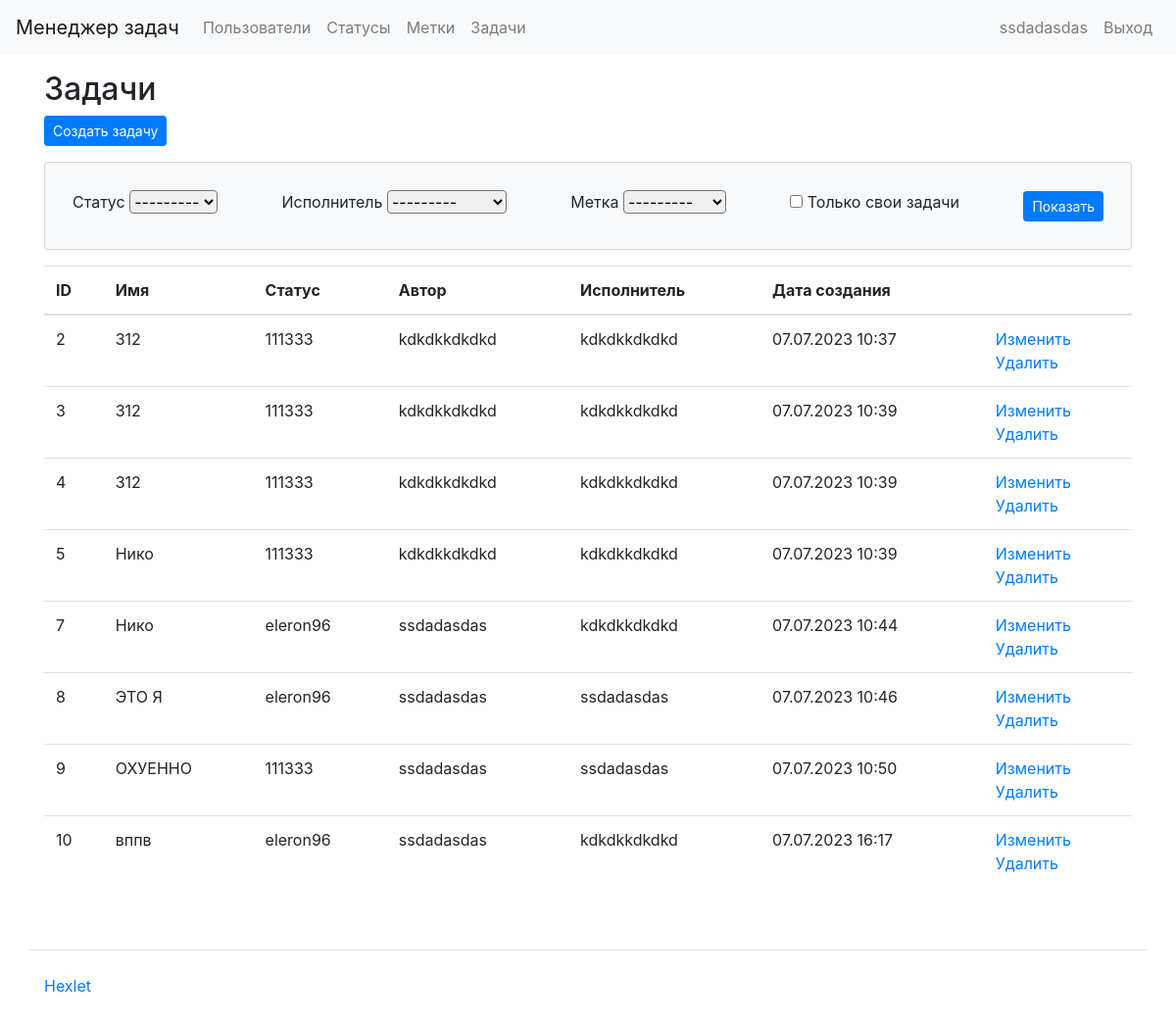
The page /tasks/ (signed in) on the database as committed earlier.
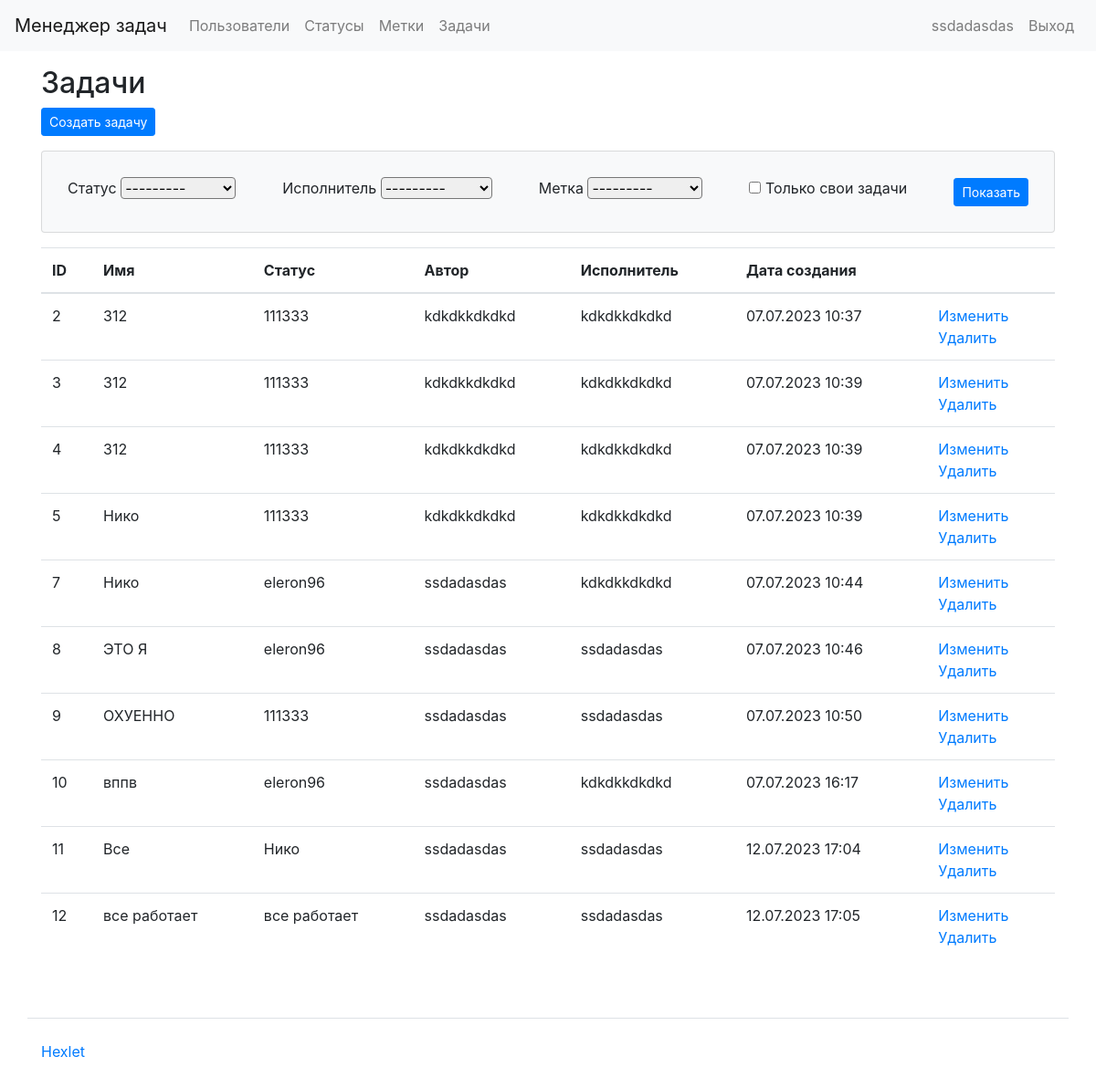
The same page on the database as committed later.
### tasks/models.py (models this page shows, shortened)
class Task(models.Model):
    name = models.CharField(max_length=100)
    description = models.TextField()  # If you want to add a description field
    status = models.ForeignKey(Status, on_delete=models.CASCADE)  # Link to the Status model
    author = models.ForeignKey(User, on_delete=models.CASCADE, related_name='author_tasks')  # Link to the User model
    executor = models.ForeignKey(User, on_delete=models.CASCADE, related_name='executor_tasks')  # Link to the User model
    label = models.ForeignKey(labels, on_delete=models.CASCADE, null=True)  # Link to the Label model
    created_date = models.DateTimeField(auto_now_add=True)
    class Meta:
        app_label = 'tasks'

### status/models.py (models this page shows, shortened)
class Status(models.Model):
    name = models.CharField(max_length=100)
    created_date = models.DateTimeField(auto_now_add=True)
    class Meta:
        app_label = 'status'

### tasks/views.py (the view, shortened to what this page needs)
# urls.py: path('tasks/', tasks_list, name='tasks'),
@login_required
def tasks_list(request):
    form = TaskFilterForm(request.GET or None)
    tasks = TaskModel.objects.all()
    statuses = Status.objects.all()
    context = {'form': form, 'tasks': tasks,
               'task_statuses': statuses}
    return render(request, 'tasks/tasks.html', context)

### tasks/forms.py
class TaskFilterForm(forms.Form):
    status = forms.ModelChoiceField(queryset=Status.objects.all(), required=False)
    executor = forms.ModelChoiceField(queryset=User.objects.all(), required=False)
    label = forms.ModelChoiceField(queryset=labels.objects.all(), required=False)
    my_tasks = forms.BooleanField(required=False)

### task_manager/templates/tasks/tasks.html (shortened to what this page needs)
{% extends "base.html" %}
{% load i18n %}
{% block content %}
  <h2>Задачи</h2>
  <div class="mb-3">
    <a href="{% url 'create_tasks' %}" class="btn btn-primary btn-sm">{% trans "Создать задачу" %}</a>
  </div>
    <div class="card mb-3 card-body bg-light">
        <form method="GET" class="d-flex flex-row align-items-center justify-content-between flex-wrap">
            <div class="p-2">
                <label class="form-label" for="id_status">Статус</label>
                <select name="status" class="form-select rounded" id="id_status">
                    <option value="" selected>---------</option>
                </select>
            </div>
            <div class="p-2">
                <label class="form-label" for="id_executor">Исполнитель</label>
                <select name="executor" class="form-select rounded" id="id_executor">
                    <option value="" selected>---------</option>
                </select>
            </div>
            <div class="p-2">
                <label class="form-label" for="id_label">Метка</label>
                <select name="label" class="form-select rounded" id="id_label">
                    <option value="" selected>---------</option>
                </select>
            </div>
            <div class="p-2 form-check">
                <input type="checkbox" id="my_tasks" name="my_tasks">
                <label for="my_tasks">Только свои задачи</label>
            </div>
            <div class="p-2">
                <input class="btn btn-primary btn-sm" type="submit" value="Показать">
            </div>
        </form>
    </div>
  <table class="table">
    <thead>
      <tr>
        <th scope="col">ID</th>
        <th scope="col">Имя</th>
        <th scope="col">Статус</th>
        <th scope="col">Автор</th>
        <th scope="col">Исполнитель</th>
        <th scope="col">Дата создания</th>
        <th scope="col"></th>
      </tr>
    </thead>
    <tbody>
      {% for task in tasks %}
      <tr>
          <td>{{ task.id }}</td>
          <td>{{ task.name }}</td>
          <td>{{ task.status.name }}</td>
          <td>{{ task.author.username }}</td>
          <td>{{ task.executor.username }}</td>
          <td>{{ task.created_date|date:"d.m.Y H:i" }}</td>
          <td>
            <a href="{% url 'edit_tasks' task.id %}">Изменить</a>
            <br>
            <a href="{% url 'delete_tasks' task.id %}">{% trans "Delete" %}</a>
          </td>
      </tr>
      {% endfor %}
    </tbody>
  </table>
{% endblock %}

Rows that differ between the two databases and show on the page:
added Task: id "11", name "Все", status.name "Нико", author.username "ssdadasdas", executor.username "ssdadasdas", created_date "12.07.2023 17:04"
added Task: id "12", name "все работает", status.name "все работает", author.username "ssdadasdas", executor.username "ssdadasdas", created_date "12.07.2023 17:05"
